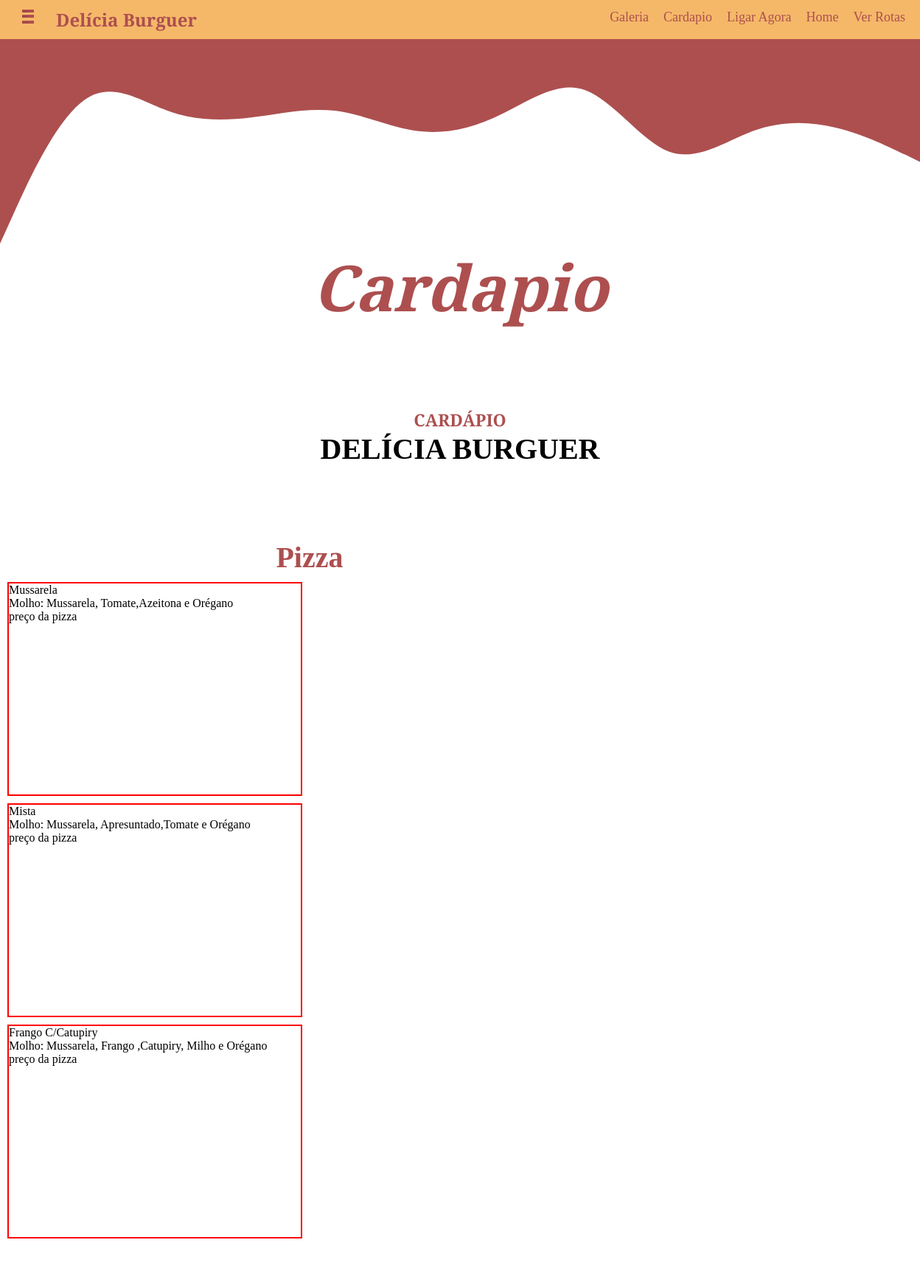
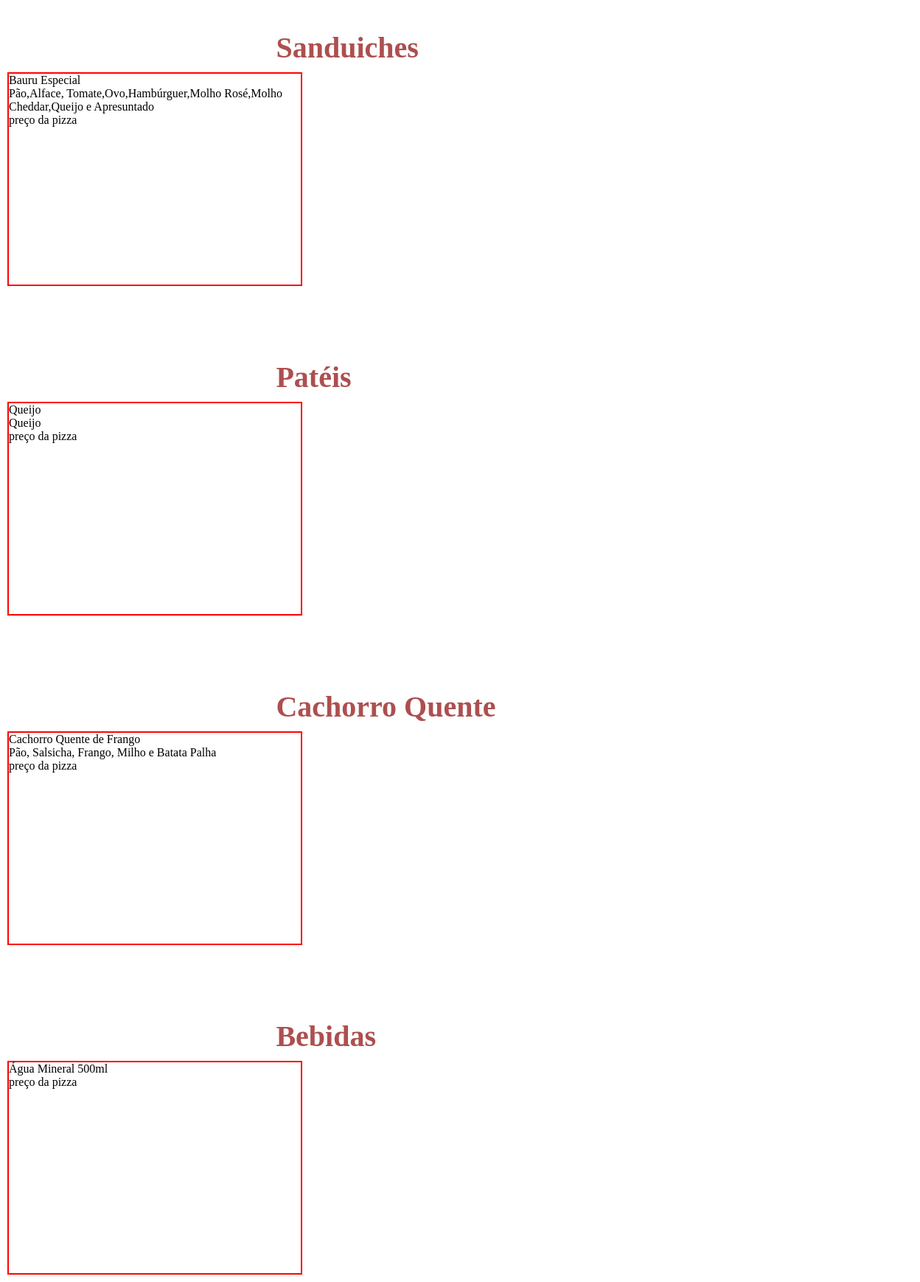
The app's page /cardapio with its own data (2 pictures, top to bottom).
### tables this page shows
CREATE TABLE `pizza` (
  `id` int(10) NOT NULL,
  `nome` varchar(100) NOT NULL,
  `descricao` text NOT NULL
);

CREATE TABLE `sanduiches` (
  `id` int(11) NOT NULL,
  `nome` varchar(100) NOT NULL,
  `descricao` text NOT NULL,
  `price` float(85,0) NOT NULL,
  `img` varchar(200) NOT NULL
);

CREATE TABLE `pateis` (
  `id` int(10) NOT NULL,
  `nome` varchar(100) NOT NULL,
  `descricao` text NOT NULL,
  `img` varchar(200) NOT NULL
);

CREATE TABLE `cachorroquente` (
  `id` int(11) NOT NULL,
  `nome` varchar(100) NOT NULL,
  `descricao` text NOT NULL
);

CREATE TABLE `bebidas` (
  `id` int(10) NOT NULL,
  `nome` varchar(100) NOT NULL,
  `price` float(89,8) NOT NULL,
  `img` varchar(100) NOT NULL
);

### core/controller.php (called while the page is built, shortened)
<?php
class controller
{
  public function LoadTemplate($viewName, $Dataview = array())
  {
    require 'views/template.php';
  }
  public function LoadViewinTemplate($viewName, $Dataview = array())
  {
    extract($Dataview);
    require 'views/' . $viewName . '.php';
  }
}

### controllers/cardapiocontroller.php (called while the page is built)
<?php
require './models/cardapiomsql.php';
class Cardapiocontroller extends controller
{
  public function index()
  {
    $dados = array();
    $cardapiomodal = new CardapioDsql;
    $dados['lista'] = $cardapiomodal->findAll();
    $dados['Sandlista'] = $cardapiomodal->GetTablesand();
    $dados['Pateislista'] = $cardapiomodal->GetPateis();
    $dados['CachoroQT'] = $cardapiomodal->GetCachQuente();
    $dados['Bebidas'] = $cardapiomodal->GetBebidas();
    $this->LoadTemplate('cardapio', $dados);
  }
}

### core/core.php (called while the page is built, shortened)
<?php
class Core
{
  public function run()
  {
    $url = '/';
    if (isset($_GET['url'])) {
      $url .= $_GET['url'];
    }
    $params = array();
    if (!empty($url) && $url != '/') {
      $url = explode('/', $url);
      array_shift($url);
      array_shift($url);
      if (isset($url[0]) && !empty($url[0])) {
        $currentAction = $url[0];
        array_shift($url);
      } else {
        $currentAction = 'index';
      }
    } else {
      $currentcontroller = 'homecontroller';
      $currentAction = 'index';
    }
    $c = new $currentcontroller();
    call_user_func_array(array($c, $currentAction), $params);
  }
}

### index.php (called while the page is built, shortened)
<?php
$core = new Core;
$core->run();

### core/models.php (called while the page is built, shortened)
<?php
class Models
{
  public function __construct()
  {
    global $db;
    $this->db = $db;
  }
}

### models/cardapiomsql.php (called while the page is built)
<?php
class CardapioDsql extends Models
{
  public function findAll()
  {
    $array = array();
    $sql = 'SELECT * FROM pizza ';
    $sql = $this->db->query($sql);
    if ($sql->rowCount() > 0) {
      $array = $sql->fetchAll();
    }
    return $array;
  }
  public function GetTablesand()
  {
    $array = array();
    $sql = 'SELECT * FROM sanduiches ';
    $sql = $this->db->query($sql);
    if ($sql->rowCount() > 0) {
      $array = $sql->fetchAll();
    }
    return $array;
  }
  public function GetPateis()
  {
    $array = array();
    $sql = 'SELECT * FROM pateis ';
    $sql = $this->db->query($sql);
    if ($sql->rowCount() > 0) {
      $array = $sql->fetchAll();
    }
    return $array;
  }
  public function GetCachQuente()
  {
    $array = array();
    $sql = 'SELECT * FROM cachorroquente ';
    $sql = $this->db->query($sql);
    if ($sql->rowCount() > 0) {
      $array = $sql->fetchAll();
    }
    return $array;
  }
  public function GetBebidas()
  {
    $array = array();
    $sql = 'SELECT * FROM bebidas ';
    $sql = $this->db->query($sql);
    if ($sql->rowCount() > 0) {
      $array = $sql->fetchAll();
    }
    return $array;
  }
}

### views/cardapio.php (the view, shortened to what this page needs)
<!DOCTYPE html>
<html lang="en">
<head>
  <link rel="stylesheet" href="<?php echo BASE_URL;  ?>/assets/css/style.css">
</head>
<body>
  <header class="header_cardapio">
    <h1>Cardapio</h1>
  </header>
  <section id="sectionlanhces">
    <div class="titledl">
      <p>Cardápio</p>
      <h1>Delícia Burguer</h1>
    </div>
    <div class="produtoitem">
      <h1 class="titleitems">Pizza</h1>
      <?php foreach ($lista as $item) : ?>
        <div class="pizzaItem">
          <div class="namepizza"><?php echo $item['nome']; ?></div>
          <div class="descriçaopizza"><?php echo $item['descricao']; ?></div>
          <div class="preço"> preço da pizza</div>
        </div>
      <?php endforeach; ?>
    </div>
  </section>
  <section id="sectionlanhces">
    <div class="produtoitem">
      <h1 class="titleitems">Sanduiches</h1>
      <?php foreach ($Sandlista as $item) : ?>
        <div class="sanduichesItem">
          <div class="namesand"><?php echo $item['nome']; ?></div>
          <div class="descriçaosnd"><?php echo $item['descricao']; ?></div>
          <div class="preçosnd"> preço da pizza</div>
        </div>
      <?php endforeach; ?>
    </div>
  </section>
  <section id="sectionlanhces">
    <div class="produtoitem">
      <h1 class="titleitems">Patéis</h1>
      <?php foreach ($Pateislista as $item) : ?>
        <div class="sanduichesItem">
          <div class="namesand"><?php echo $item['nome']; ?></div>
          <div class="descriçaosnd"><?php echo $item['descricao']; ?></div>
          <div class="preçosnd"> preço da pizza</div>
        </div>
      <?php endforeach; ?>
    </div>
  </section>
  <section id="sectionlanhces">
    <div class="produtoitem">
      <h1 class="titleitems">Cachorro Quente</h1>
      <?php foreach ($CachoroQT as $item) : ?>
        <div class="sanduichesItem">
          <div class="namesand"><?php echo $item['nome']; ?></div>
          <div class="descriçaosnd"><?php echo $item['descricao']; ?></div>
          <div class="preçosnd"> preço da pizza</div>
        </div>
      <?php endforeach; ?>
    </div>
  </section>
  <section id="sectionlanhces">
    <div class="produtoitem">
      <h1 class="titleitems">Bebidas</h1>
      <?php foreach ($Bebidas as $item) : ?>
        <div class="sanduichesItem">
          <div class="namesand"><?php echo $item['nome']; ?></div>
          <div class="preçosnd"> preço da pizza</div>
        </div>
      <?php endforeach; ?>
    </div>
  </section>
</body>
</html>

### views/template.php (shortened to what this page needs)
<html>
<head>
  <link rel="stylesheet" href="<?php echo BASE_URL;  ?>/assets/css/style.css">
<body>
  <header class="heart">
    <div class="menumain">
      <i class="line">..........</i>
      <i class="line">.........</i>
      <i class="line">...........</i>
    </div>
    <div class="title">
      <h1>Delícia Burguer</h1>
    </div>
    <div class=" parthlink">
      <a class="partheouter" href="<?php echo BASE_URL; ?>galeria">Galeria</a>
      <a class="partheouter" href="<?php echo BASE_URL; ?>/cardapio">Cardapio</a>
      <a class="partheouter" href="">Ligar Agora</a>
      <a class="partheouter" href="<?php echo BASE_URL; ?>/home">Home</a>
      <a class="partheouter" href="">Ver Rotas</a>
    </div>
  </header>
  <?php $this->LoadViewinTemplate($viewName, $Dataview) ?>
</body>
</html>

### assets/css/style.css (style rules this page uses)
* { margin: 0px; box-sizing: border-box; padding: 0px; }
body { overflow-x: hidden; background-color: rgb(255, 255, 255); }
.heart { background-color:rgb(245, 184, 105); display: flex; padding-bottom:10px ; padding-top: 10px; }
.title h1 { font-size: 24px; margin-left: 30px; font-family: 'Playfair Display', serif; font-weight: 600; color: rgb(173, 79, 79) ; }
.menumain { background-color:rgb(245, 184, 105); width: 1rem; margin-left: 30px; cursor: pointer; }
.line { background-color: rgb(173, 79, 79) ; font-size: .2rem; display: flex; cursor: pointer; flex-direction: column; margin-top: .2rem; margin-bottom:.2rem ; }
.parthlink { display: flex; position: relative; top: 0; left: 550px; right: 10px; margin-top: .2rem; margin-bottom:.2rem ; }
.partheouter { margin-left: 10px; margin-right: 10; color: rgb(173, 79, 79) ; text-decoration: none; font-size: 18px; }
.header_cardapio { width: 100%; height: 400px; }
.header_cardapio h1 { display: flex; justify-content: center; color: rgb(173, 79, 79); font-family: 'Playfair Display', serif; font-weight: 600; font-style: italic; font-size: 86px; }
.titledl p { margin-top: 100px; display: flex; justify-content: center; font-size: 23; color: rgb(173, 79, 79); font-family: 'Playfair Display', serif; font-weight: 600; text-transform: uppercase; }
.titledl h1 { text-transform: uppercase; font-size: 40px; display: flex; justify-content: center; }
.produtoitem { margin-top: 100px; }
.produtoitem h1 { color: rgb(173, 79, 79); font-size: 40px; margin-left: 30%; }
.pizzaItem , .sanduichesItem { margin: 10px; width: 400px; height: 290px; border: 2px solid red; }

### records on screen
pizza: nome "Mussarela", descricao "Molho: Mussarela, Tomate,Azeitona e Orégano"
pizza: nome "Mista", descricao "Molho: Mussarela, Apresuntado,Tomate e Orégano"
pizza: nome "Frango C/Catupiry", descricao "Molho: Mussarela, Frango ,Catupiry, Milho e Orégano"
sanduiches: nome "Bauru Especial", descricao "Pão,Alface, Tomate,Ovo,Hambúrguer,Molho Rosé,Molho Cheddar,Queijo e Apresuntado"
pateis: nome "Queijo", descricao "Queijo"
cachorroquente: nome "Cachorro Quente de Frango", descricao "Pão, Salsicha, Frango, Milho e Batata Palha"
bebidas: nome "Água Mineral 500ml"
